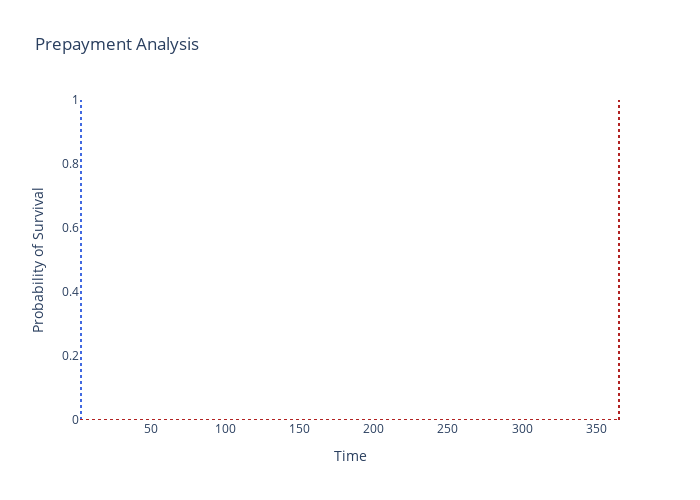

Notebook cell for this chart:
### Markdown cell above
#### Survival Analysis : scikit-survival - Kaplan-Meier Model

### Code cell
time_points, survival_probabilities, confidence_interval, median_survival_time = kaplan_meier_estimator_custom(df)

survival_probabilities_diff = survival_probabilities - 0.5
median_survival_time_adj = np.interp(min(survival_probabilities_diff), survival_probabilities_diff[::-1], time_points[::-1])

if max(survival_probabilities) > 0.5:  
    median_survival_time = median_survival_time
else:
    median_survival_time = median_survival_time_adj

fig = make_subplots(rows=1, cols=1, subplot_titles=(""))

fig.add_trace(go.Scatter(
    x=time_points,
    y=survival_probabilities,
    mode='lines',
    line=dict(color='darkorange'),
    name='Notional / Core Deposit'),
              row=1, col=1
             )

y_min = round(min(survival_probabilities),2)

fig.update_layout(
            title="Prepayment Analysis",
            width=700,
            height=500,
            plot_bgcolor="#fff",
            showlegend=False,
            yaxis=dict(range=[y_min,1])
) 
        

fig.add_vline(x=median_survival_time_adj, line_width=2, line_dash="dot", line_color="royalblue")

fig.add_vline(x=365.25, line_width=2, line_dash="dot", line_color="firebrick")
fig.add_hline(y=round((np.interp(365.25, time_points[::1], survival_probabilities[::1])),2), line_width=2, line_dash="dot", line_color="firebrick")


fig.update_xaxes(title_text="Time", row=1, col=1)
fig.update_yaxes(title_text="Probability of Survival", row=1, col=1)

fig.show()

table_a = {'1-year Survival Probability (95% CI)': [],
           '1-year Prepayment Probability (95% CI)': [],
           'Survival Time (Adjusted)': [],
           'Survival Time (Probability)': [],
           'Survival Time (Max)': []}

table_a['1-year Survival Probability (95% CI)'].append(round((np.interp(365.25, time_points[::1], survival_probabilities[::1]))*100,2))
table_a['1-year Prepayment Probability (95% CI)'].append(round((1-np.interp(365.25, time_points[::1], survival_probabilities[::1]))*100,2))
table_a['Survival Time (Adjusted)'].append(round(median_survival_time_adj,0))
table_a['Survival Time (Probability)'].append(round((np.interp(median_survival_time_adj, time_points[::1], survival_probabilities[::1]))*100,2))
table_a['Survival Time (Max)'].append(round(median_survival_time,0))

table_a = pd.DataFrame(table_a)
display(HTML(table_a.to_html(index=False)))

### Figure 1 — Plotly figure (JSON) as saved in the notebook; plotly's stock layout.template omitted (floating-point values rounded to 4 significant figures)
{"data": [{"line": {"color": "darkorange"}, "mode": "lines", "name": "Notional / Core Deposit", "type": "scatter", "x": [3], "xaxis": "x", "y": [0.0], "yaxis": "y"}], "layout": {"height": 500, "plot_bgcolor": "#fff", "shapes": [{"line": {"color": "royalblue", "dash": "dot", "width": 2}, "type": "line", "x0": 3, "x1": 3, "xref": "x", "y0": 0, "y1": 1, "yref": "y domain"}, {"line": {"color": "firebrick", "dash": "dot", "width": 2}, "type": "line", "x0": 365.2, "x1": 365.2, "xref": "x", "y0": 0, "y1": 1, "yref": "y domain"}, {"line": {"color": "firebrick", "dash": "dot", "width": 2}, "type": "line", "x0": 0, "x1": 1, "xref": "x domain", "y0": 0, "y1": 0, "yref": "y"}], "showlegend": false, "title": {"text": "Prepayment Analysis"}, "width": 700, "xaxis": {"anchor": "y", "domain": [0, 1], "title": {"text": "Time"}}, "yaxis": {"anchor": "x", "domain": [0, 1], "range": [0, 1], "title": {"text": "Probability of Survival"}}}}
